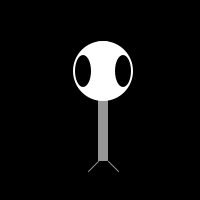
Frame 1 (no input)
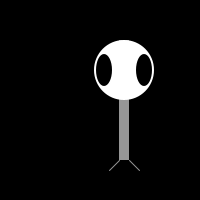
Frame 60 (the mouse pressed at the canvas centre just before this capture)
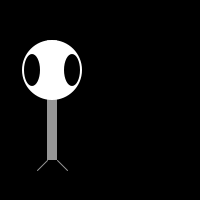
Frame 120 (the mouse held since frame 60 and released just before this capture)

The Processing sketch that drew these frames (run headless with seeded random() and noise(); from frame 60 on, the mouse is pressed at the canvas centre):

// Processing sketch: processing_102176
// ── processing_102176.pde

float x = 100;
float y = 100;
float w = 60;
float h = 60;
float eyeSize = 16;

float xspeed = 3;
float yspeed = 1;

void setup() {
 size(200, 200);
 smooth(); 
}

 void draw() {
  x = x + xspeed;
  y = y + yspeed;
  
  if ((x > width) || (x < 0)) {
    xspeed = xspeed * -1;
  }
  
  if((y > height ) || (y > 0)) {
    yspeed = yspeed * -1;
  }
  
  background(0);
  ellipseMode(CENTER);
  rectMode(CENTER);
  noStroke();
  
  // Draw Zoog´s body
  fill(150);
  rect(x, y, w/6, h*2);
  
  // Draw Zoog´s head
  fill(255);
  ellipse(x, y - h/2, w, h);
  
  // Draw Zoog´s eyes
  fill(0);
  ellipse(x - w/3, y - h/2, eyeSize, eyeSize* 2);
    ellipse(x + w/3, y - h/2, eyeSize, eyeSize* 2);
  
  // Draw zoog´s legs
  stroke(150);
  line(x - w/12, y + h, x - w/4, y + h + 10);
    line(x + w/12, y + h, x + w/4, y + h + 10);
   
 }
